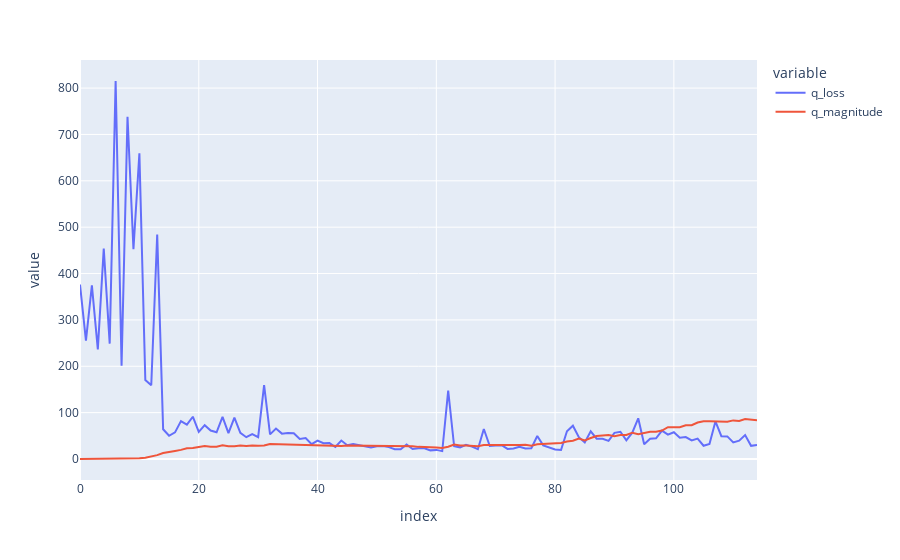

Notebook code cell kept with this figure:
### Markdown cell above
### Get the metrics for out train - notice that all the metrics are also stored under ./tensorboard dir

### Code cell
metric_df = agent.get_train_metrics()
metric_df.plot(backend='plotly')
